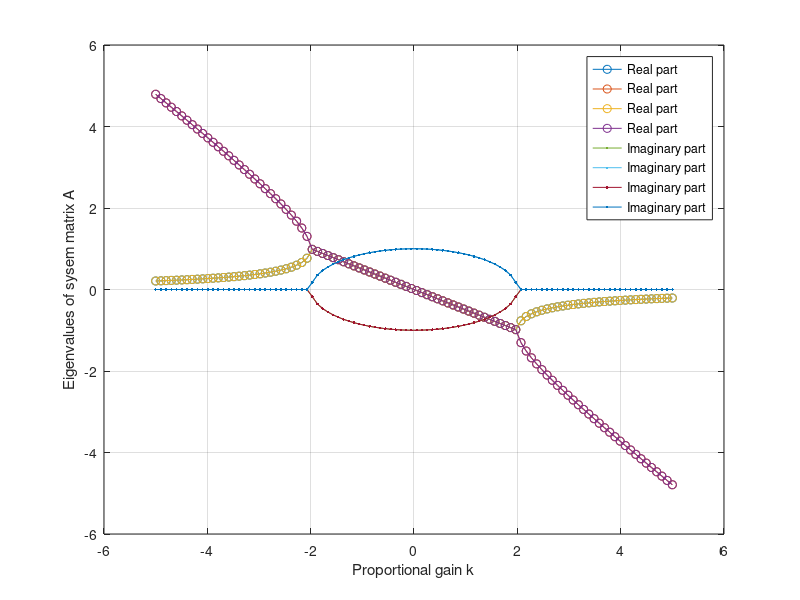

The MATLAB source for this figure:


kp = 1;
kv = 1;

A = [0 0 1 0;
    0 0 0 1;
    -kp 0 -kv 0;
    0 -kp 0 -kv];

eig(A)


N = 100;
K = linspace(-5,5,N);
E = zeros(N,4);

for i=1:N
    kp = 1;
    kv = K(i);
    A = [0 0 1 0;
        0 0 0 1;
        -kp 0 -kv 0;
        0 -kp 0  -kv];
    e= eig(A); % determine eigenvalues, it is a 4x1 vector with complex elements
    E(i,:) = e'; % store in row of E, E has complex entries
end

figure(1)
clf
plot(K,real(E),'o-','DisplayName','Real part')
hold on
plot(K,imag(E),'.-','DisplayName','Imaginary part')
hold off
grid on
xlabel('Proportional gain k')
ylabel('Eigenvalues of sysem matrix A')
legend(gca,'show')
